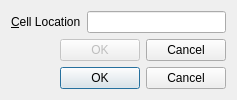
<?xml version="1.0" encoding="UTF-8"?>
<ui version="4.0">
 <class>GoToCellDialog</class>
 <widget class="QWidget" name="GoToCellDialog">
  <property name="geometry">
   <rect>
    <x>0</x>
    <y>0</y>
    <width>237</width>
    <height>100</height>
   </rect>
  </property>
  <property name="windowTitle">
   <string>Go to Cell</string>
  </property>
  <layout class="QVBoxLayout" name="verticalLayout">
   <item>
    <layout class="QHBoxLayout" name="horizontalLayout">
     <item>
      <widget class="QLabel" name="label">
       <property name="text">
        <string>&amp;Cell Location</string>
       </property>
       <property name="buddy">
        <cstring>lineEdit</cstring>
       </property>
      </widget>
     </item>
     <item>
      <widget class="QLineEdit" name="lineEdit"/>
     </item>
    </layout>
   </item>
   <item>
    <layout class="QHBoxLayout" name="horizontalLayout_2">
     <item>
      <spacer name="horizontalSpacer">
       <property name="orientation">
        <enum>Qt::Horizontal</enum>
       </property>
       <property name="sizeHint" stdset="0">
        <size>
         <width>40</width>
         <height>20</height>
        </size>
       </property>
      </spacer>
     </item>
     <item>
      <widget class="QPushButton" name="okButton">
       <property name="enabled">
        <bool>false</bool>
       </property>
       <property name="text">
        <string>OK</string>
       </property>
       <property name="default">
        <bool>true</bool>
       </property>
      </widget>
     </item>
     <item>
      <widget class="QPushButton" name="cancelButton">
       <property name="text">
        <string>Cancel</string>
       </property>
      </widget>
     </item>
    </layout>
   </item>
   <item>
    <widget class="QDialogButtonBox" name="buttonBox">
     <property name="standardButtons">
      <set>QDialogButtonBox::Cancel|QDialogButtonBox::Ok</set>
     </property>
    </widget>
   </item>
  </layout>
 </widget>
 <tabstops>
  <tabstop>lineEdit</tabstop>
  <tabstop>okButton</tabstop>
  <tabstop>cancelButton</tabstop>
 </tabstops>
 <resources/>
 <connections/>
</ui>
